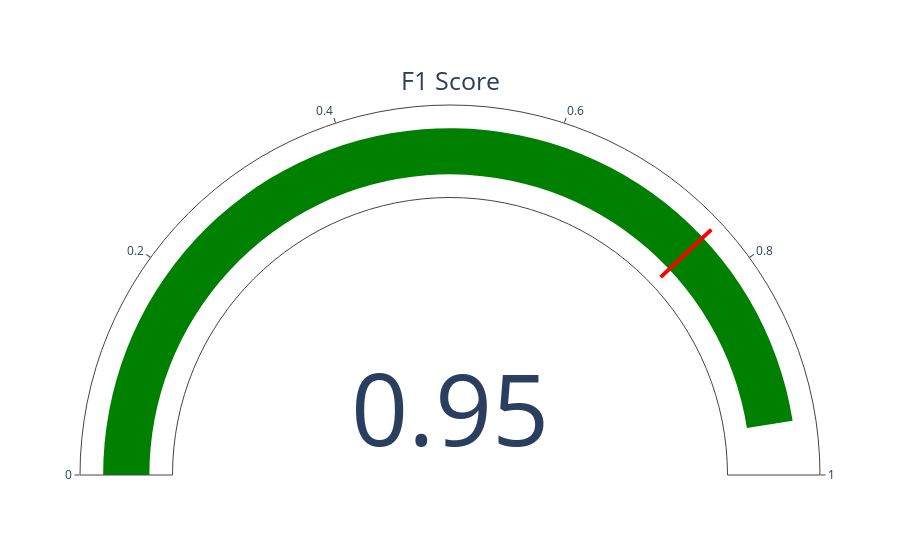

The notebook cell this image was saved under:
### Code cell
# from IPython.display import HTML
# from IPython.core.interactiveshell import InteractiveShell
# from statsmodels.stats.outliers_influence import variance_inflation_factor
# import pickle
import plotly.graph_objects as go


#Predictive Power Model 1
fig = go.Figure(go.Indicator(
    domain = {'x': [0, 1], 'y': [0, 1]},
    value = .95,
    #mode = "gauge+number+delta",
    mode = "gauge+number",
    title = {'text': "F1 Score"},
#     delta = {'reference': 1},
    gauge = {'axis': {'range': [None, 1]},
             'steps' : [
                 {'range': [0, 1], 'color': "white"},
                # {'range': [.35, .6], 'color': "lightgray"},
             #{'range': [.6, 1], 'color': "lightgreen"}
             ],
             'threshold' : {'line': {'color': "red", 'width': 4}, 'thickness': 0.75, 'value': .76}},
    number={"font":{"size":100}}))

fig.show()

### Figure 1 — Plotly figure (JSON) as saved in the notebook; plotly's stock layout.template omitted (floating-point values rounded to 4 significant figures)
{"data": [{"domain": {"x": [0, 1], "y": [0, 1]}, "gauge": {"axis": {"range": [null, 1]}, "steps": [{"color": "white", "range": [0, 1]}], "threshold": {"line": {"color": "red", "width": 4}, "thickness": 0.75, "value": 0.76}}, "mode": "gauge+number", "number": {"font": {"size": 100}}, "title": {"text": "F1 Score"}, "type": "indicator", "value": 0.95}], "layout": {}}
